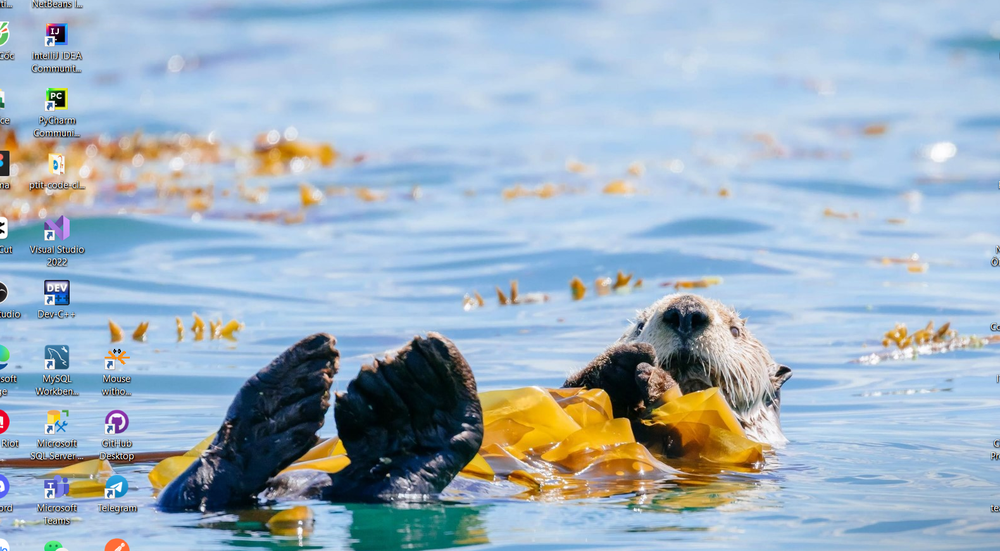
#> input picture Features Detection/img1.png, 1000 x 551 px, shrunk from 1580 x 870 before the run, found by its file name
$ python Histogram.py
#> lines starting #> are read from the running program, lines starting #| are printed output that depends on the picture; after the words box and inside, x2 and y2 are one past the last pixel; in counts of white or black regions, pixels touching at a corner belong together
import cv2 as cv
import numpy as np
from matplotlib import pyplot as plt

# [131 lines of commented-out code are left out]
roi = cv.imread('img1.png')
#> roi is the input picture: shape (551, 1000, 3); mean B, G, R 193.3, 177.9, 158.9
assert roi is not None, "file could not be read, check with os.path.exists()"
hsv = cv.cvtColor(roi,cv.COLOR_BGR2HSV)
#> hsv: shape (551, 1000, 3); mean H, S, V 93.9, 81.2, 205.2
target = cv.imread('img1.png')
assert target is not None, "file could not be read, check with os.path.exists()"
hsvt = cv.cvtColor(target,cv.COLOR_BGR2HSV)
# calculating object histogram
roihist = cv.calcHist([hsv],[0, 1], None, [180, 256], [0, 180, 0, 256] )
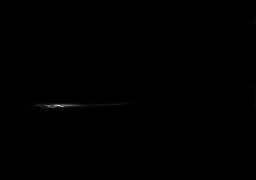
#> roihist: shape (180, 256) float32; min 0, max 8062, mean 12; drawn with min black and max white
# normalize histogram and apply backprojection
cv.normalize(roihist,roihist,0,255,cv.NORM_MINMAX)
dst = cv.calcBackProject([hsvt],[0,1],roihist,[0,180,0,256],1)
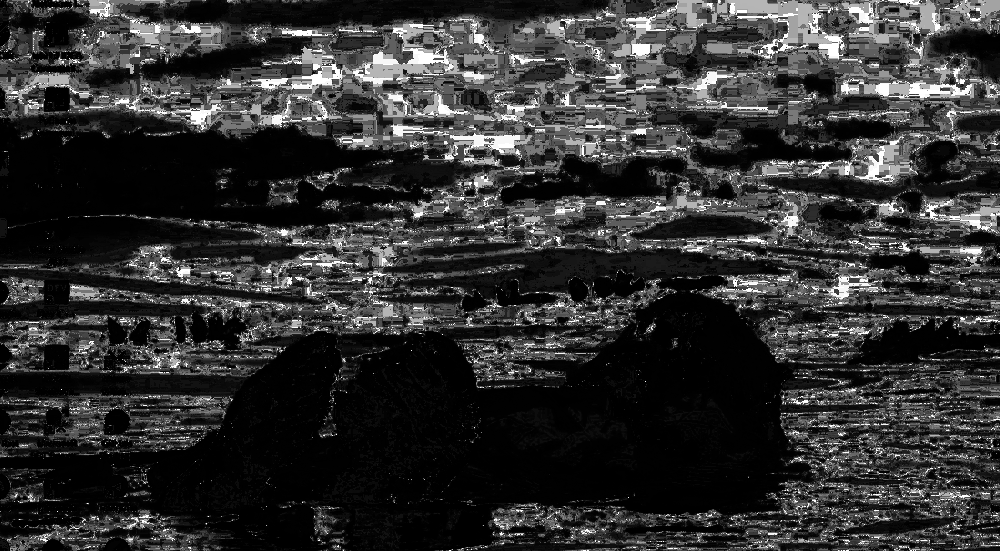
#> dst: shape (551, 1000); min 0, max 255, mean 49.4
# Now convolute with circular disc
disc = cv.getStructuringElement(cv.MORPH_ELLIPSE,(5,5))
cv.filter2D(dst,-1,disc,dst)
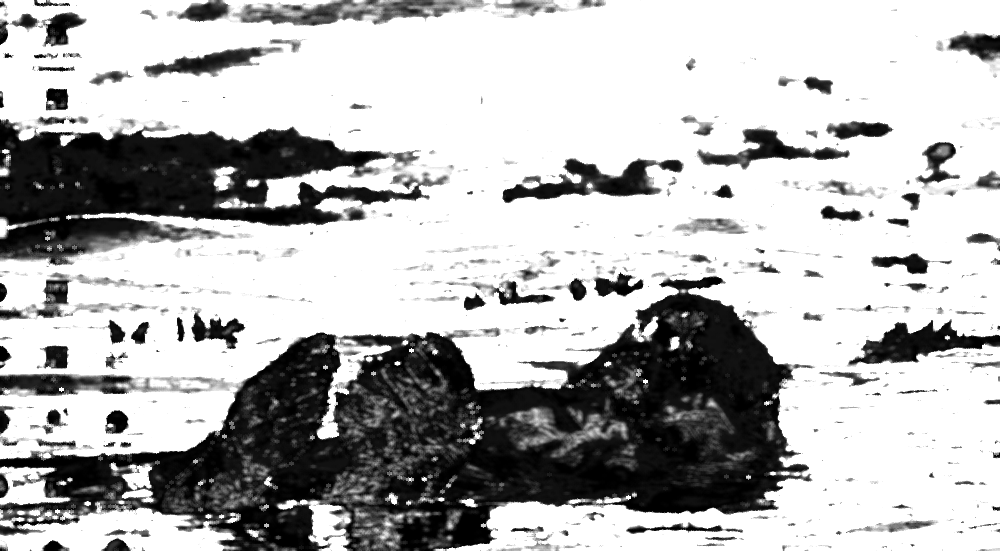
#> dst: shape (551, 1000); min 0, max 255, mean 180.4
# threshold and binary AND
ret,thresh = cv.threshold(dst,50,255,0)
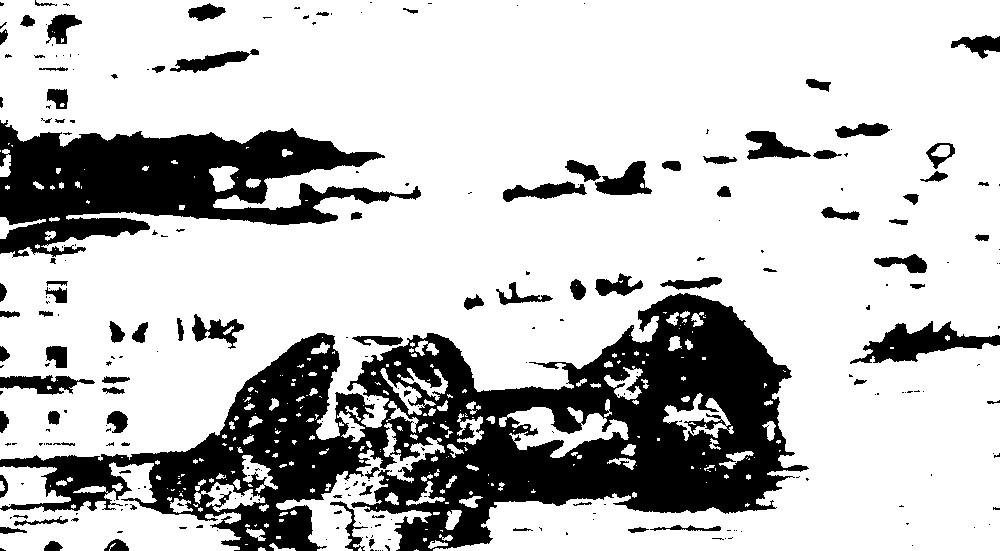
#> thresh: shape (551, 1000); 75.7% white; 267 black regions (178 under 20 px), largest, box (x1, y1, x2, y2) and area: (0, 293, 809, 551) 83679, (0, 120, 421, 258) 28511, (850, 321, 1000, 364) 2751
thresh = cv.merge((thresh,thresh,thresh))
res = cv.bitwise_and(target,thresh)
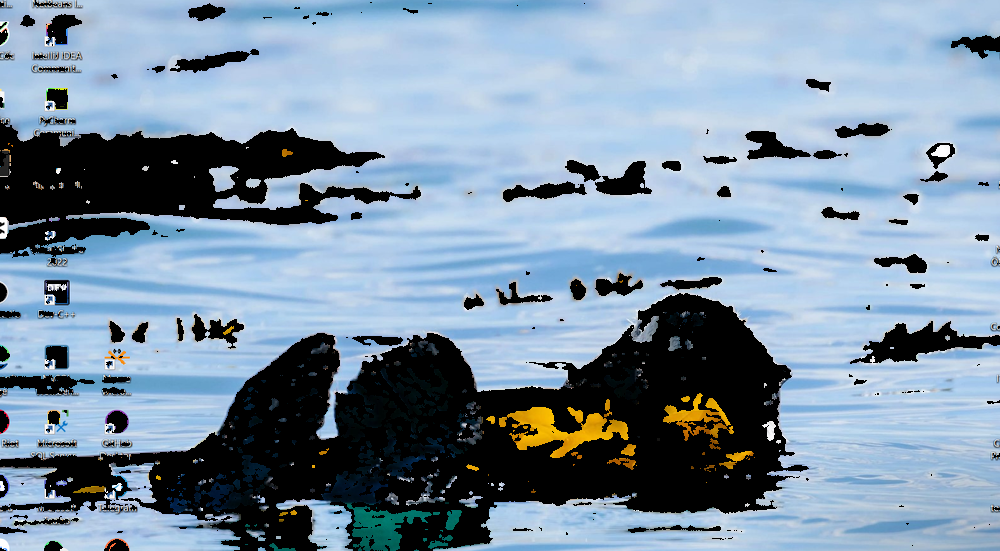
#> res: shape (551, 1000, 3); mean B, G, R 164.6, 145.8, 125.4
res = np.vstack((target,thresh,res))
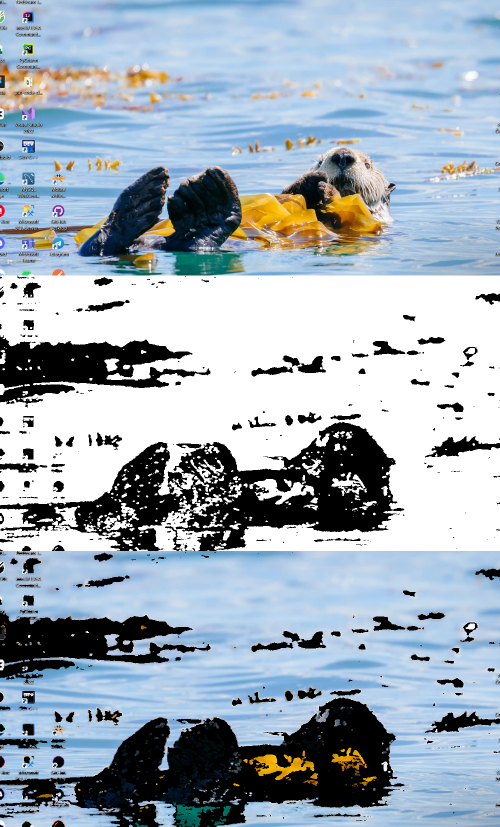
#> res: shape (1653, 1000, 3) (shown at 1/2 size); mean B, G, R 183.7, 172.3, 159.1
cv.imwrite('res.jpg',res)

$ run again, with Features Detection/img2.png copied over Features Detection/img1.png
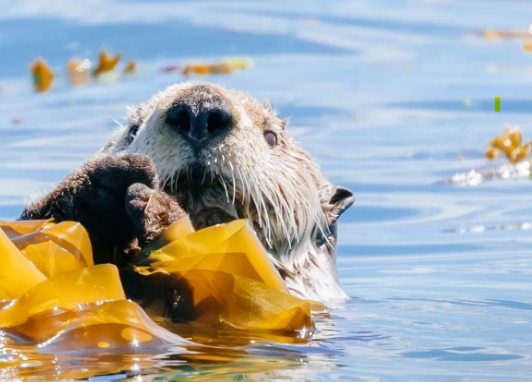
#> input picture Features Detection/img2.png, 532 x 382 px, found by its file name
#> roi is the input picture: shape (382, 532, 3); mean B, G, R 168.1, 170.7, 166.1
#> hsv: shape (382, 532, 3); mean H, S, V 77.8, 88.1, 199.4
#> `ret,thresh = cv.threshold(dst,50,255,0)`:
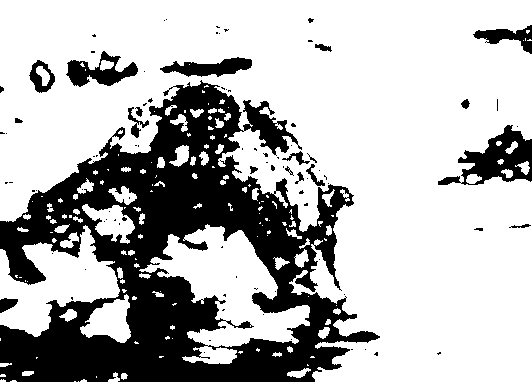
#> thresh: shape (382, 532); 71.1% white; 91 black regions (71 under 20 px), largest, box (x1, y1, x2, y2) and area: (0, 80, 380, 382) 51524, (438, 125, 532, 185) 2455, (66, 51, 138, 87) 1194
#> `res = np.vstack((target,thresh,res))`:
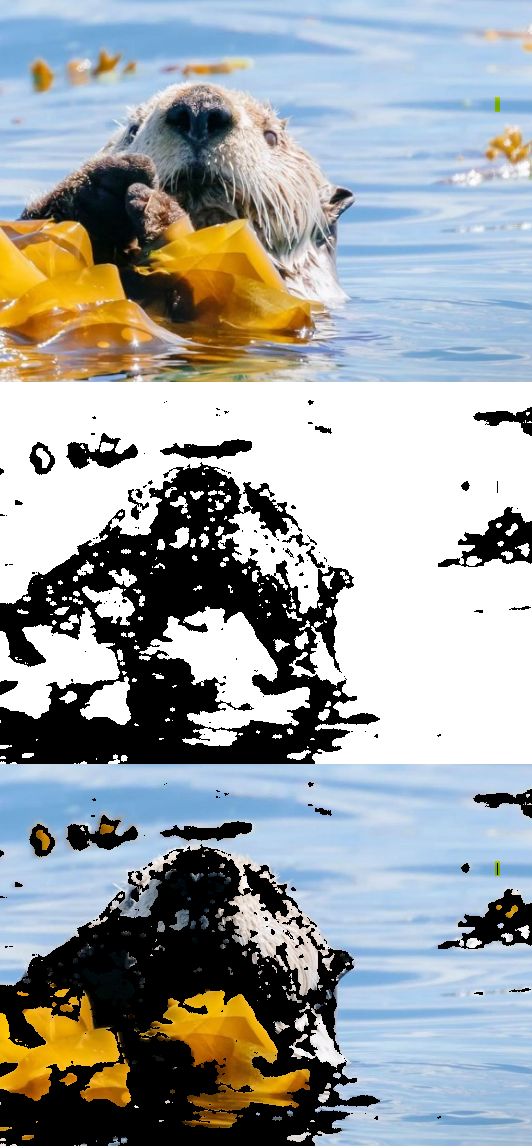
#> res: shape (1146, 532, 3); mean B, G, R 162.4, 161.9, 157.2
